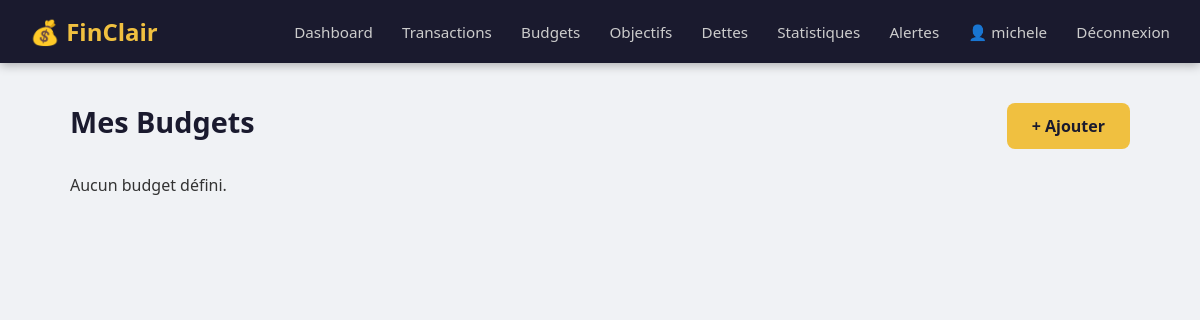
The page /budgets/ (signed in) on the database as committed earlier.
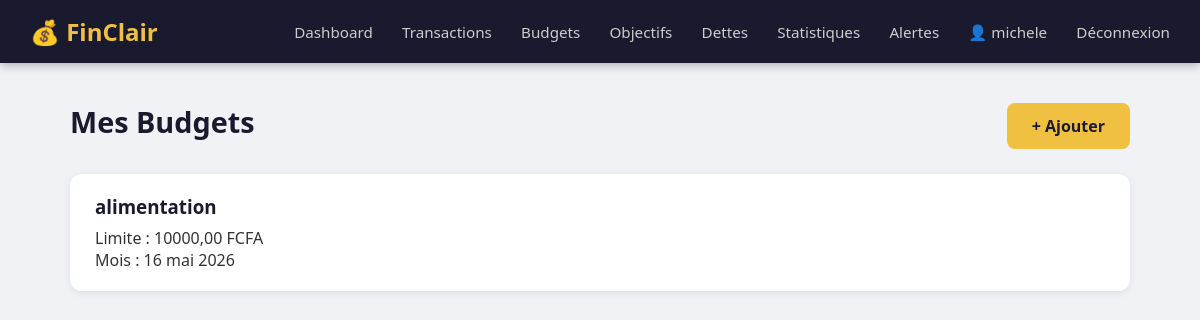
The same page on the database as committed later.
### budgets/models.py (models this page shows, shortened)
class Budget(models.Model):
    CATEGORIE_CHOICES = [
        ('alimentation', 'Alimentation'),
        ('transport', 'Transport'),
        ('logement', 'Logement'),
        ('sante', 'Santé'),
        ('loisirs', 'Loisirs'),
        ('education', 'Éducation'),
        ('autres', 'Autres'),
    ]
    utilisateur = models.ForeignKey(User, on_delete=models.CASCADE)
    categorie = models.CharField(max_length=20, choices=CATEGORIE_CHOICES)
    limite = models.DecimalField(max_digits=10, decimal_places=2)
    mois = models.DateField()

### budgets/views.py (the view)
# urls.py: path('', views.liste_budgets, name='liste_budgets'),
@login_required
def liste_budgets(request):
    budgets = Budget.objects.filter(utilisateur=request.user)
    return render(request, 'budgets/liste.html', {'budgets': budgets})

### templates/budgets/liste.html (shortened to what this page needs)
{% extends 'base.html' %}
{% block contenu %}
<div class="page">
    <div class="page-header">
        <h1>Mes Budgets</h1>
        <a href="{% url 'ajouter_budget' %}" class="btn">+ Ajouter</a>
    </div>
    {% for b in budgets %}
    <div class="budget-carte">
        <h3>{{ b.categorie }}</h3>
        <p>Limite : {{ b.limite }} FCFA</p>
        <p>Mois : {{ b.mois }}</p>
    </div>
    {% empty %}
    <p>Aucun budget défini.</p>
    {% endfor %}
</div>
{% endblock %}

Rows that differ between the two databases and show on the page:
added Budget: categorie "alimentation", limite "10000,00", mois "16 mai 2026"
Other text that changed with them:
text no longer shown: "Aucun budget défini."
